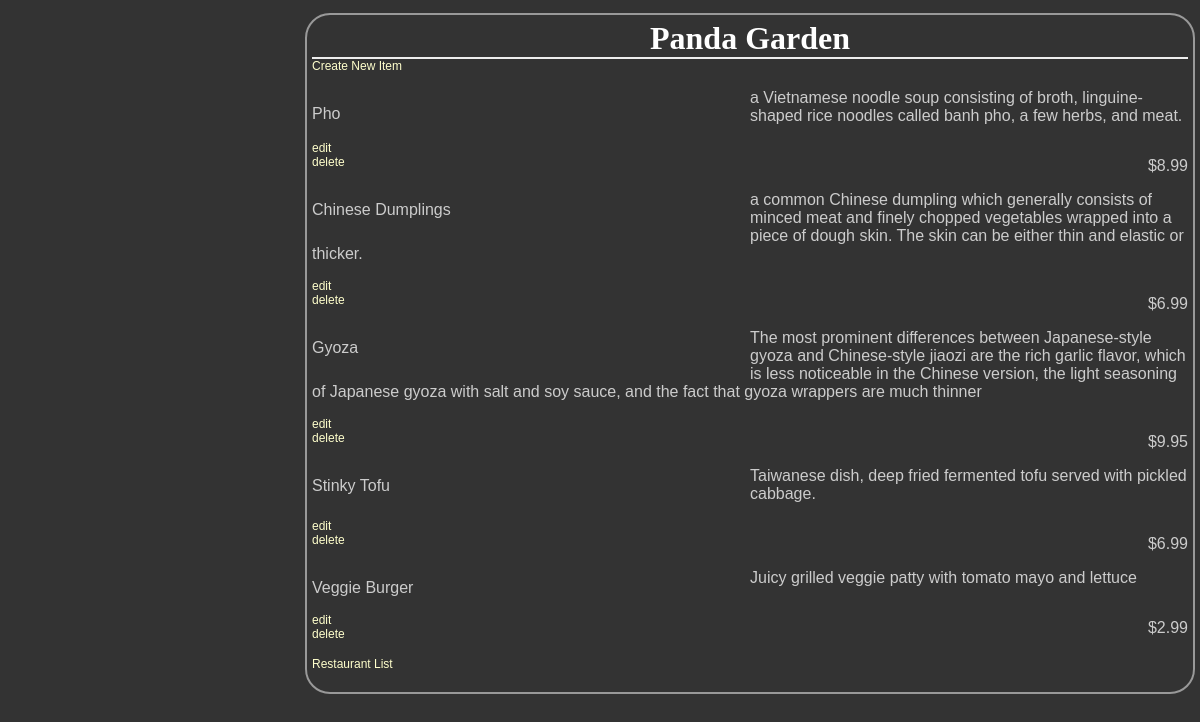
The page /restaurants/3/ on the database as committed earlier.
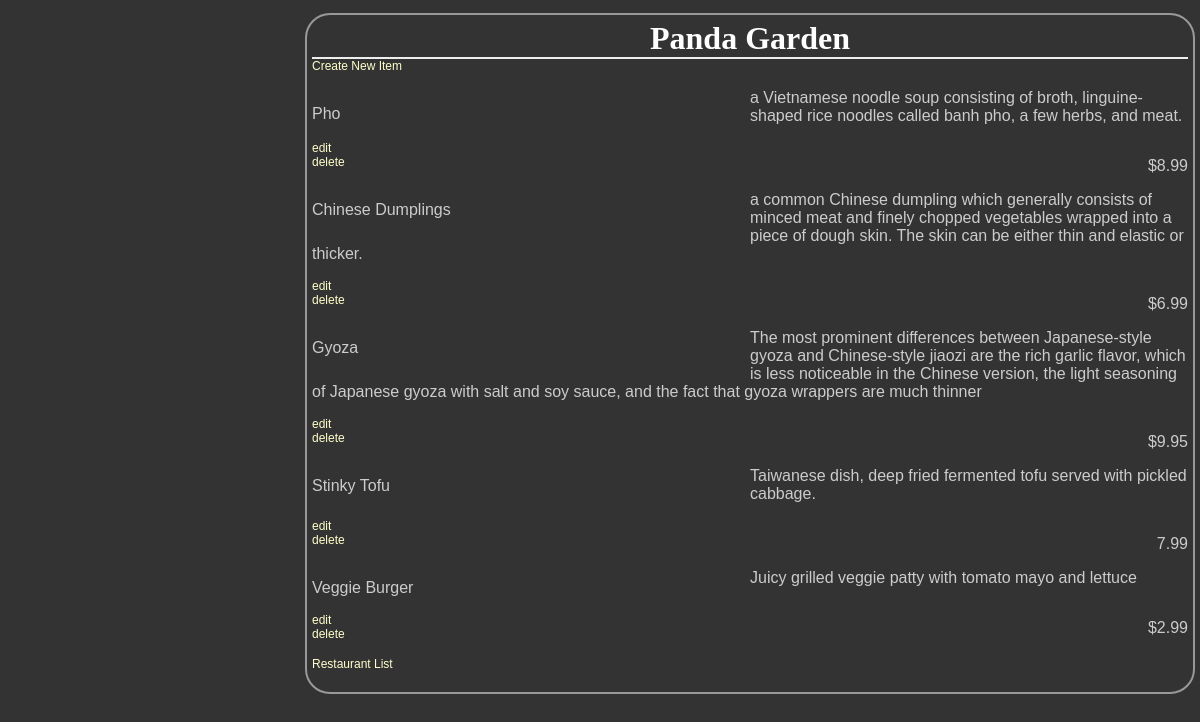
The same page on the database as committed later.
### database_setup.py (models this page shows)
class MenuItem(Base):
    __tablename__ = 'menu_item'
    name = Column(String(80), nullable = False)
    id = Column(Integer, primary_key = True)
    course = Column(String(250))
    description = Column(String(250))
    price = Column(String(8))
    restaurant_id = Column(Integer, ForeignKey('restaurant.id'))
    restaurant = relationship(Restaurant)

### project.py (the view)
@app.route('/restaurants/<int:restaurant_id>/')
def restaurantMenu(restaurant_id = None):
    restaurant = session.query(Restaurant).filter_by(id = restaurant_id).first()
    if restaurant:
        items = session.query(MenuItem).filter_by(restaurant_id = restaurant.id)
        return render_template('menu.html', restaurant=restaurant, items=items)
    else:
        output = ''
        output += "<html><head><title>List Menu Items</title></head><body>"
        output += "<h2>No restaurant data found for ID#{0}</h2></body>".format(restaurant_id)
        return output

### templates/menu.html (shortened to what this page needs)
<html>
<head>
    <link rel=stylesheet type=text/css href="{{ url_for('static', filename='styles.css') }}">
</head>
<body>
    <div class = 'pane'>
        <div class = 'header'>
        <h1>{{ restaurant.name }}</h1>
    </div>
    <a href = "{{url_for('newMenuItem', restaurant_id = restaurant.id) }}">Create New Item</a>
    {% for i in items %}
        <div class = 'nameAndPrice'>
            <span class = 'name'><p>{{i.name}}</p></span>
            <span class = 'description'><p>{{i.description}}</p></span>
            <span class = 'price'><p>{{i.price}} </p></span>
        </div>
        <div class = "editdeletepane">
            <a href='{{url_for("editMenuItem", restaurant_id = restaurant.id, menu_id = i.id) }}'>edit</a>
            <a href='{{url_for("deleteMenuItem", restaurant_id = restaurant.id, menu_id = i.id ) }}'>delete</a>
        </div>
    {% endfor %}
    <p>
        <a href= "{{url_for('listRestaurants')}}">Restaurant List</a>
    </p>
</body>
</html>

Rows that differ between the two databases and show on the page:
changed MenuItem "Stinky Tofu": price "$6.99" → "7.99"
